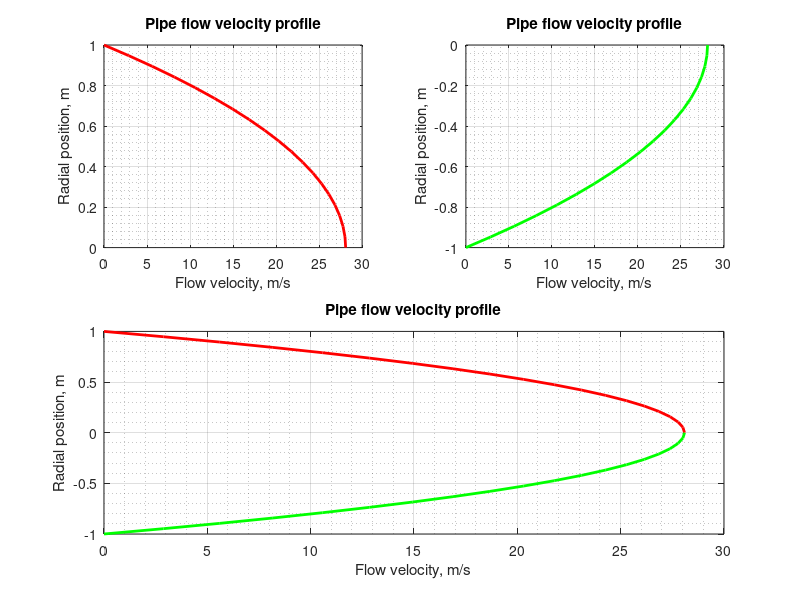

Reproduce this figure in MATLAB.
clc; clear; close all;

%% Constants
R = 1; % Radius of pipe
r = linspace(0,R,20); % Incremental positions in radius
mu = 8.9e-3; % Dynamic viscosity
dpdx = 1; % Pressure gradient

% vMean = 20; % Mean pipe velocity
vMean = (1/(4*mu) * dpdx * R^2); % Mean pipe velocity as function of visc, p gradient, pipe radius


%% Velocity profile
vProfile = vMean * (1 - (r.^2)/(R^2) );


%% Plot code
figure;
subplot(2,2,1)
plot(vProfile, r, 'r', 'LineWidth',2)
xlabel('Flow velocity, m/s');
ylabel('Radial position, m');
title('Pipe flow velocity profile');
axis([0 30 0 1]);
grid on; grid minor;

subplot(2,2,2)
plot(vProfile, -r, 'g', 'LineWidth',2)
xlabel('Flow velocity, m/s');
ylabel('Radial position, m');
title('Pipe flow velocity profile');
axis([0 30 -1 0]);
grid on; grid minor;

subplot(2,2,[3 4])
plot(vProfile, r, 'r', 'LineWidth',2)
hold on
plot(vProfile, -r, 'g', 'LineWidth',2)
xlabel('Flow velocity, m/s');
ylabel('Radial position, m');
title('Pipe flow velocity profile');
axis([0 30 -1 1]);
grid on; grid minor;









% Extra credit
% R = [1:0.1:10];
% r = linspace(0,R,20);
% mu = 8.9 .* logspace(-4,-2);
% vMean = (1./(4*mu) .* dpdx .* R^2);
% % vProfile = vMean .* (1 - (r.^2)/(R^2) );
% % vProfile = zeros()
% 
% for i=1:length(vMean)
%     for j=1:length(r)
%         vProfile(j,i) = vMean(i) * (1 - (r(j)^2)/(R^2) );
%     end
% end
% 
% figure;
% [X Z] = meshgrid(vMean, r);
% % surf(X,Y,vProfile)
% surf(X,vProfile,Z, 'EdgeColor','none')
% hold on
% surf(X,vProfile,-Z, 'EdgeColor','none')
% xlabel('Mean velocity, m/s', 'FontSize',16)
% ylabel('Flow velocity, m/s', 'FontSize',16);
% zlabel('Radial position, m', 'FontSize',16);
% title('Pipe flow velocity profile');
% cameratoolbar